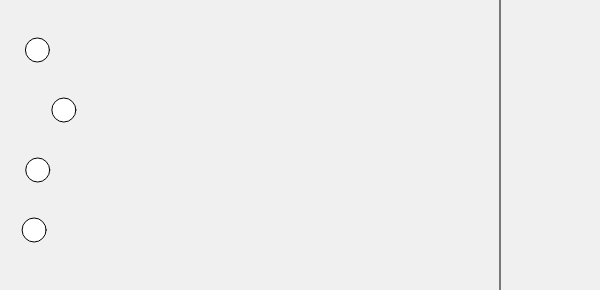
Frame 1 (no input)
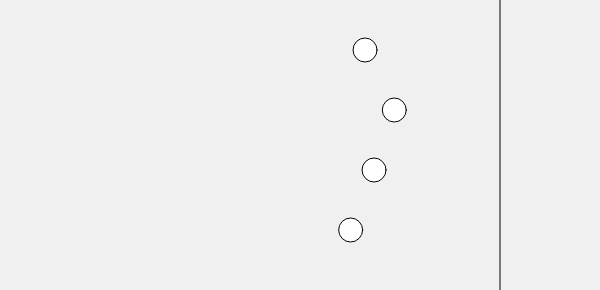
Frame 60 (no input)
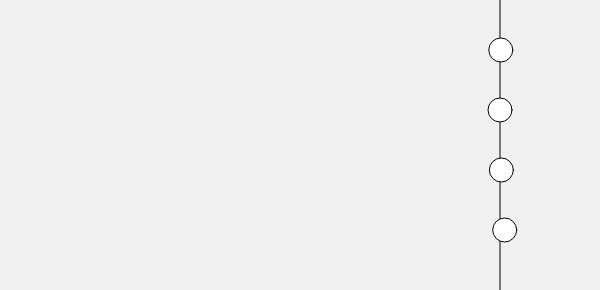
Frame 120 (the mouse pressed at the canvas centre since frame 60)

The p5.js sketch that drew these frames (run headless with seeded random() and noise() and a simulated clock; from frame 60 on, the mouse is pressed at the canvas centre):

// p5.js sketch
// ── sketch.js
let racerXs = [30, 61, 30,30];
let startY = 50;
let yStep = 60;
let finishX = 500;

function setup() {
  createCanvas(600, startY + yStep * racerXs.length);
}

function draw() {
  background(240);
  line(finishX, 0, finishX, height);
  for (let i = 0; i < racerXs.length; i++) {
    let y = startY + yStep * i;
    if (racerXs[i] < finishX) {
      racerXs[i] += random(1, 10);
    }
    if (keyIsPressed) {
       text('Poof',100,100);
      racerXs(-10);
  
    }
      circle(racerXs[i], y, 24);
    
  }
}
